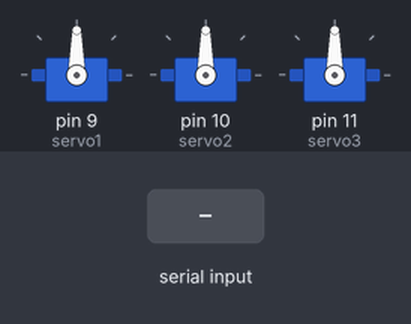
Simulated run of this sketch. Board: Arduino Uno, built with avr-gcc and run on an emulated ATmega328P. Shown: 3 × servo. The test bench sets the inputs (shaded band). What the sketch prints to the serial monitor is not drawn.

Above: at 1.2 s.
1.3 s: "90,45\n" received over Serial
At 1.8 s:
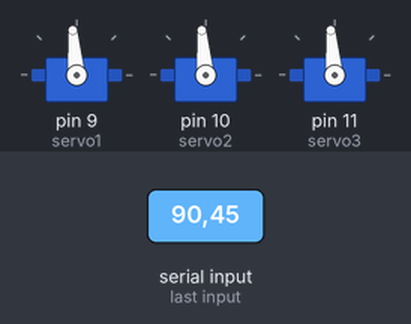
2.8 s: "4\n" received over Serial
At 4.0 s:
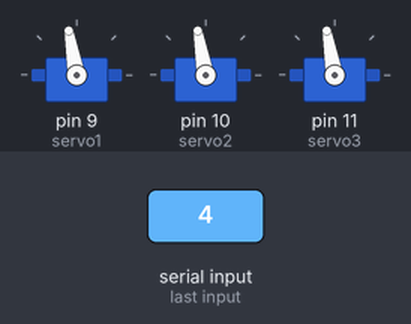
4.3 s: "8\n" received over Serial
At 5.1 s:
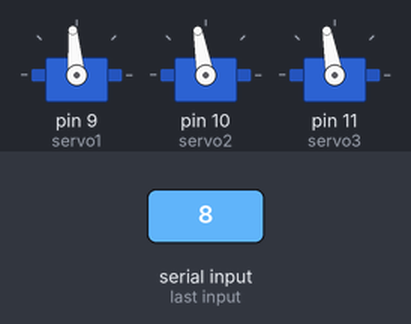
5.8 s: "6\n" received over Serial
At 6.2 s:
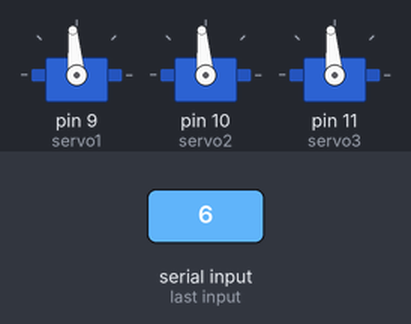
7.3 s: "8\n" received over Serial
At 8.5 s:
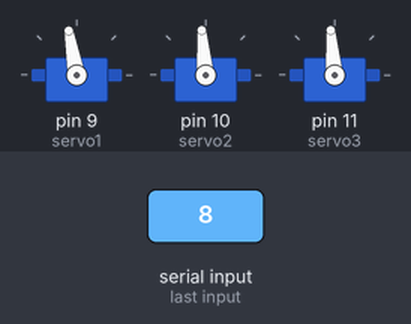
8.8 s: "2\n" received over Serial
At 9.7 s:
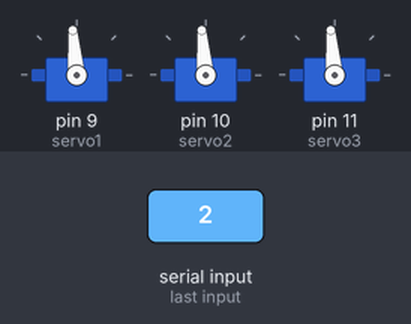
Timing chart, 0 to 11.3 s (numbered marks = the images above; inputs shaded):
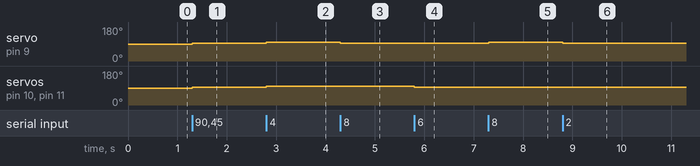

The sketch:

main.ino
```cpp
#include<Servo.h>
int xpos=90;
int ypos=90;
int sel = 0;
int inc =5;
Servo servo1;
Servo servo2;
Servo servo3;
//int pwmpin=6;
int i=0;
//int ledv=0;
//int ypos = 0;
void setup() {
  // put your setup code here, to run once:
  Serial.begin(9600);
  Serial.setTimeout(1);
  servo1.attach(9);
  servo2.attach(10);
  servo3.attach(11);
  //pinMode(pwmpin, OUTPUT);
  //pinMode(13, OUTPUT);
 // digitalWrite(13, HIGH);

  servo1.write(90);
  servo2.write(90);
  servo3.write(90);
}

void loop() {
  // put your main code here, to run repeatedly:
  if(Serial.available()>0){
    sel=Serial.parseInt();
    Serial.print(sel);
    if(sel==6){
      xpos= xpos-inc;
      servo1.write(xpos);
      servo2.write(xpos);
      servo3.write(xpos);
  }
  if(sel==4){
    xpos = xpos+inc;
    servo1.write(xpos);
    servo2.write(xpos);
    servo3.write(xpos);
  }
  if(sel==8){
    ypos= ypos + inc;
    servo1.write(ypos);
    servo2.write(xpos);
    servo3.write(xpos);
  }
  if(sel==2){
    ypos= ypos - inc;
    servo1.write(ypos);
    servo2.write(xpos);
    servo3.write(xpos);
  }


  }
  if(xpos<1){
    xpos =1;
  }
  if(xpos>180){
    xpos=180;
  }
  if(ypos<1){
    ypos =1;

  }
  if(ypos>180){
    ypos = 180;
  }
}
```

Measured:
- after the input at 1.3 s, servo on pin 9 (servo1), servo on pin 10 (servo2), servo on pin 11 (servo3): 90° → 95° at once
- after the input at 2.8 s, servo on pin 9 (servo1), servo on pin 10 (servo2), servo on pin 11 (servo3): 95° → 100° at once
- after the input at 4.3 s, servo on pin 9 (servo1): 100° → 95° at once
- after the input at 5.8 s, servo on pin 10 (servo2), servo on pin 11 (servo3): 100° → 95° at once
- after the input at 7.3 s, servo on pin 9 (servo1): 95° → 100° at once
- after the input at 8.8 s, servo on pin 9 (servo1): 100° → 95° at once
